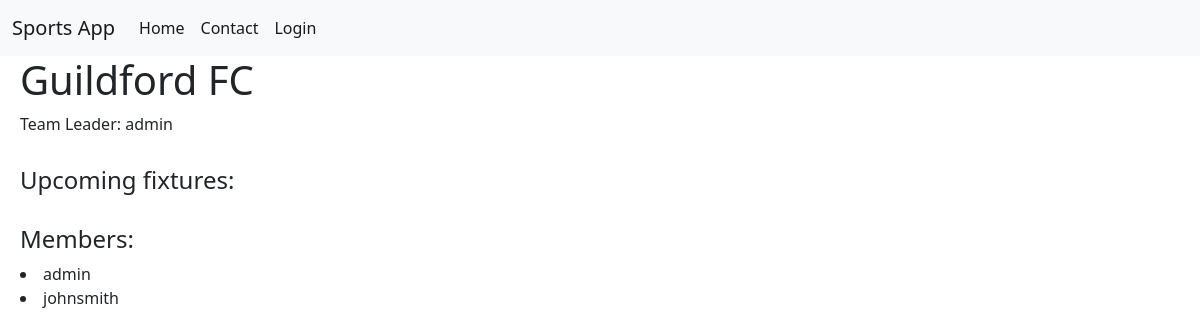
/app/team/1, run on an earlier commit of the app's database.
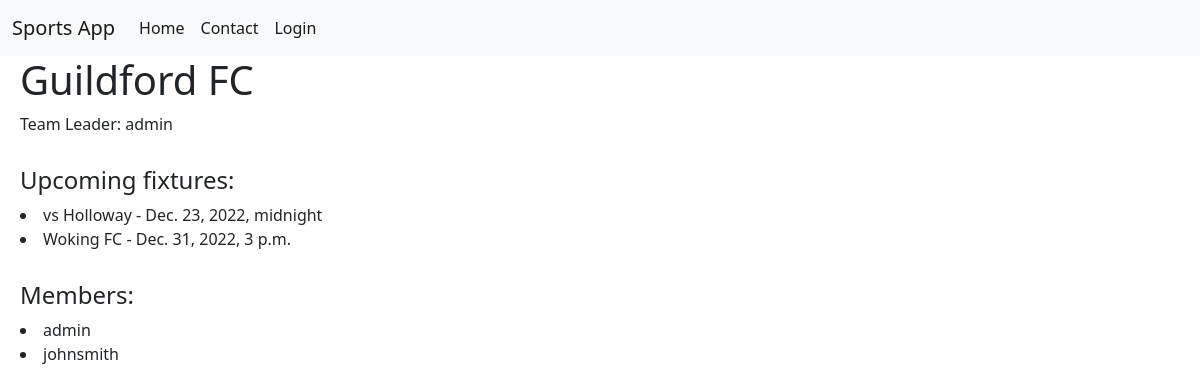
And on a later commit of the database.
### sportsapp/models.py (models this page shows)
class Team(models.Model):
    name = models.CharField(max_length=100)
    leader = models.IntegerField()

class Member(models.Model):
    userID = models.ForeignKey(User, on_delete=models.CASCADE)
    teamID = models.ForeignKey(Team, on_delete=models.CASCADE)
    teamAdmin = models.BooleanField(default=False)

class Fixture(models.Model):
    name = models.CharField(max_length=100)
    date = models.DateTimeField()
    description = models.CharField(max_length=255)
    location = models.CharField(max_length=255)
    teamID = models.ForeignKey(Team, on_delete=models.CASCADE)

### sportsapp/views.py (the view, shortened to what this page needs)
# urls.py: path('team/<int:team>', views.teamPage, name='teamPage'),
def teamPage(request, team):
    context = { "team": None, "members": None, "error": None }
    currentTeam = Team.objects.filter(id=team).first()
    if (currentTeam):
        teamID = team
        context["team"] = currentTeam
        leader = User.objects.filter(id=currentTeam.leader).first()
        if (leader):
            context["leader"] = leader
        members = Member.objects.filter(teamID=currentTeam).all()
        if (members):
            context["members"] = members
        fixtures = Fixture.objects.filter(teamID=currentTeam).all().order_by('date')
        if (fixtures):
            context["fixtures"] = fixtures
    return render(request, "team/teamHome.html", context)

### sportsapp/templates/team/teamHome.html (shortened to what this page needs)
{% extends 'base.html' %}
{% load static %}
{% block content %}
<div style="margin-left: 20px;">
    {% if team != None %}
        <h1>{{team.name}}</h1>
        <p>Team Leader: {{leader.username}}</p>
        <div style="margin-top: 30px;">
            <h4>Upcoming fixtures:</h4>
            {% if fixtures != None %}
                {% for fixture in fixtures %}
                    <li>{{fixture.name}} - {{fixture.date}}</li>
                {% endfor %}
            {% endif %}
        </div>
        <div style="margin-top: 30px;">
            <h4>Members:</h4>
            {% if members != None %}
                {% for member in members %}
                    <li>{{member.userID.username}}</li>
                {% endfor %}
            {% endif %}
        </div>
    {% else %}
        <h1>Team does not exist</h1>
    {% endif %}
</div>
{% endblock content %}

### templates/base.html (shortened to what this page needs)
{% load static %}
<!DOCTYPE html>
<html>
    <head>
        <link href="https://cdn.jsdelivr.net/npm/bootstrap@5.2.3/dist/css/bootstrap.min.css" rel="stylesheet">
    </head>
    <body>
        <nav class="navbar navbar-expand-lg bg-light">
            <div class="container-fluid">
              <a class="navbar-brand" href="{% url 'home' %}">Sports App</a>
              <div class="collapse navbar-collapse" id="navbarSupportedContent">
                <ul class="navbar-nav me-auto mb-2 mb-lg-0">
                  <li class="nav-item">
                    <a class="nav-link active" aria-current="page" href="{% url 'home' %}">Home</a>
                  </li>
                  <li class="nav-item">
                    <a class="nav-link active" aria-current="page" href="{% url 'contact' %}">Contact</a>
                  </li>
                  {% if user.is_authenticated %}
                    <li class="nav-item">
                      <a class="nav-link active" aria-current="page" href="{% url 'userHome' %}">Your Home</a>
                    </li>
                    <li class="nav-item">
                      <a class="nav-link active" aria-current="page" href="{% url 'logout' %}">Logout</a>
                    </li>
                  {% else %}
                    <li class="nav-item">
                      <a class="nav-link active" aria-current="page" href="{% url 'login' %}">Login</a>
                    </li>
                  {% endif %}
                </ul>
              </div>
            </div>
          </nav>
        {% block content %}
        {% endblock content %}
    </body>
</html>

What changed in the data, as far as the page shows it:
added Fixture: name "vs Holloway", date "Dec. 23, 2022, midnight"
added Fixture: name "Woking FC", date "Dec. 31, 2022, 3 p.m."
